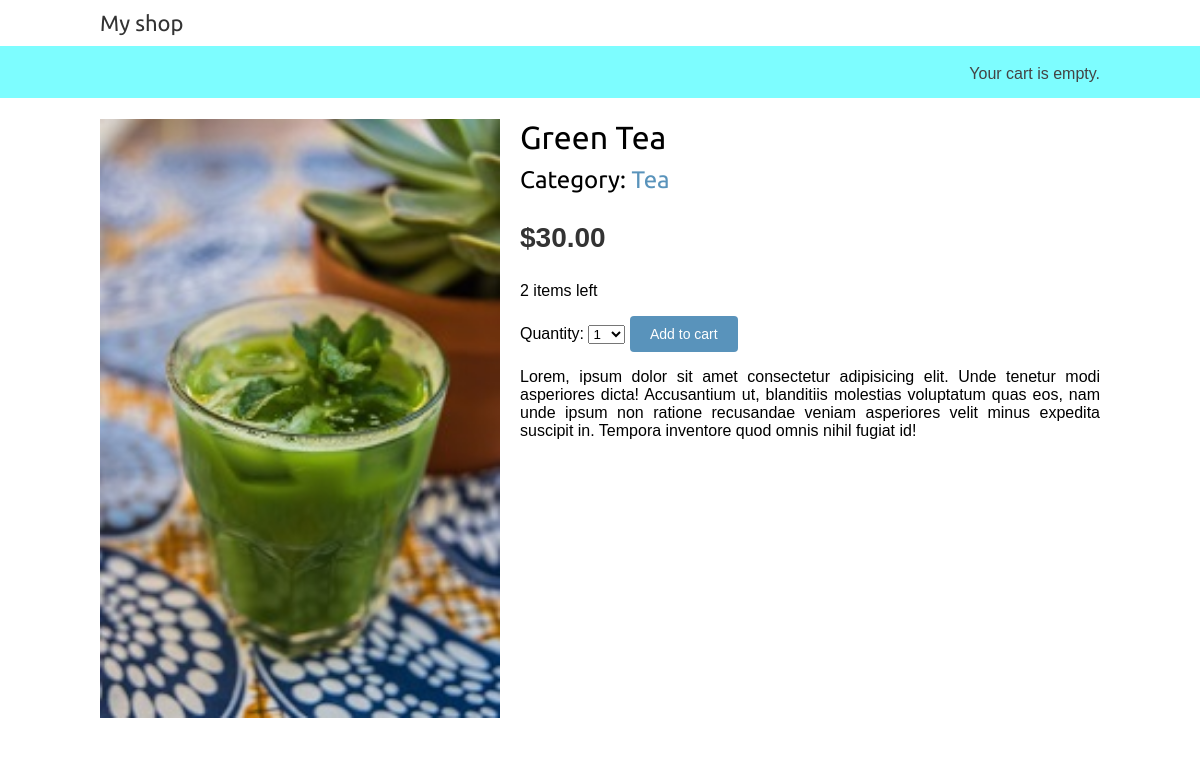
Page /1/green-tea/ on the committed database.
### shop/models.py (models this page shows, shortened)
class Product(models.Model):
    category= models.ForeignKey(Category,
                                related_name='products',
                                on_delete=models.CASCADE)
    name= models.CharField(max_length=200)
    slug= models.SlugField(max_length=200)
    image= models.ImageField(upload_to='products/%Y/%m/%d',
                             blank=True)
    description= models.TextField(blank=True)
    price= models.DecimalField(max_digits=10,
                               decimal_places=2)
    available= models.BooleanField(default=True)
    created= models.DateTimeField(auto_now_add=True)
    updated= models.DateTimeField(auto_now=True)
    stock_quantity= models.PositiveIntegerField()
    class Meta:
        ordering= ['name']
        indexes= [
            models.Index(fields=['id', 'slug']),
            models.Index(fields=['name']),
            models.Index(fields=['-created'])
        ]

class Category(models.Model):
    name= models.CharField(max_length=200)
    slug= models.SlugField(max_length=200, unique=True)
    class Meta:
        ordering= ['name']
        indexes= [
            models.Index(fields=['name']),
        ]
        verbose_name= 'category'
        verbose_name_plural= 'categories'
    def __str__(self) -> str:
        return self.name
    def get_absolute_url(self):
        return reverse('shop:product_list_by_category',
                       args=[self.slug])

### shop/views.py (the view)
# urls.py: path('<int:id>/<slug:slug>/', views.product_detail,name='product_detail')
def product_detail(request, id, slug):
    product= get_object_or_404(Product,
                               id=id,
                               slug=slug,
                               available=True)
    cart_product_form= CartAddProductForm()
    return render(request,
                  'shop/product/detail.html',
                  {'product': product,
                   'cart_product_form': cart_product_form},)

### cart/forms.py
class CartAddProductForm(forms.Form):
    quantity= forms.TypedChoiceField(
        choices= PRODUCT_QUANTITY_CHOICES,
        coerce=int
    )
    override= forms.BooleanField(required=False,
                                 initial=False,
                                 widget=forms.HiddenInput)

### cart/cart.py (called while the page is built)
    def __len__(self):
        return sum(item['quantity'] for item in self.cart.values())

### cart/context_processors.py (called while the page is built)
def cart(request):
    return {'cart': Cart(request)}

### shop/templates/shop/product/detail.html (shortened to what this page needs)
{% extends "shop/base.html" %}
{% load static %}
{% block content %}
    <div class="product-detail">
        <img src="{% if product.image %}{{ product.image.url }}{% else %} {% static 'img/no_image_1.jpg' %}{% endif %}">
        <h1>{{ product.name }}</h1>
        <h2>Category:
            <a href="{{ product.category.get_absolute_url }}">
                {{ product.category }}
            </a>
        </h2>
        <p class="price">${{ product.price }}</p>
        <p class="in_stock">
            {% if product.stock_quantity >= 10 %}
                <p>In Stock</p>
            {% elif 5 < product.stock_quantity > 10 %}
                <p>Few Stock remaining</p>
            {% else %}
                <p>{{ product.stock_quantity }} items left</p>
            {% endif %}
            </p>
        <form action="{% url 'cart:cart_add' product.id %}" method="post">
            {{ cart_product_form }}
            <input type="submit", value="Add to cart">
        </form>
        {{ product.description|linebreaks }}
    </div>
{% endblock %}

### shop/static/css/style.css (style rules this page uses)
body { margin:0; padding:0; font-family:helvetica, sans-serif; }
h1, h2, h3, h4, h5 , h6 { font-family: 'Ubuntu', sans-serif; font-weight:normal; }
a { text-decoration:none; color:#5993bb; }
a.button, input[type="submit"] { color:#fff; background:#5993bb; border-radius:4px; padding:10px 20px; font-size:14px; border:0; }
.product-detail { text-align:justify; }
.product-detail .price { color:#333; font-size:28px; font-weight:bold; }
.product-detail img { width:40%; float:left; padding:0 20px 20px 0; }
.product-detail h1 { margin-bottom:0; }
.product-detail h2 { margin-top:10px; }
.in_stock { font-weight: lighter; font-size: 12px; }

### rows in the picture
Product: image (picture), name "Green Tea", category "Tea", price "30.00", stock_quantity "2", description "Lorem, ipsum dolor sit amet consectetur adipisicing elit. Unde tenetur modi asperiores dicta! Accusantium ut, blanditiis molestias voluptatum quas eos, nam unde ipsum non ratione recusandae veniam asperiores velit minus expedita suscipit in. Tempora inventore quod omnis nihil fugiat id!"
